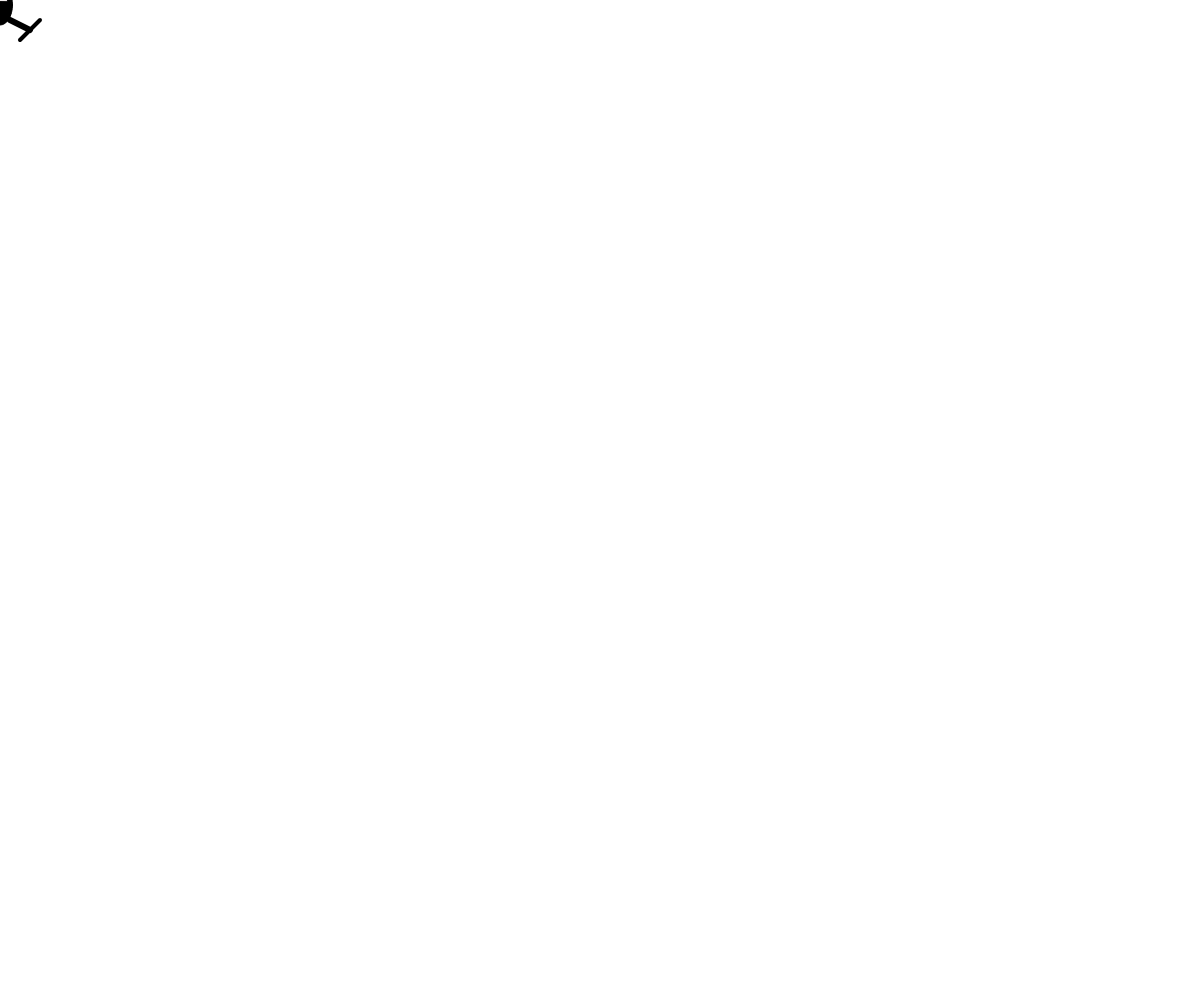
Frame 1 (no input)
Frame 60 (no input): identical to frame 1, image omitted
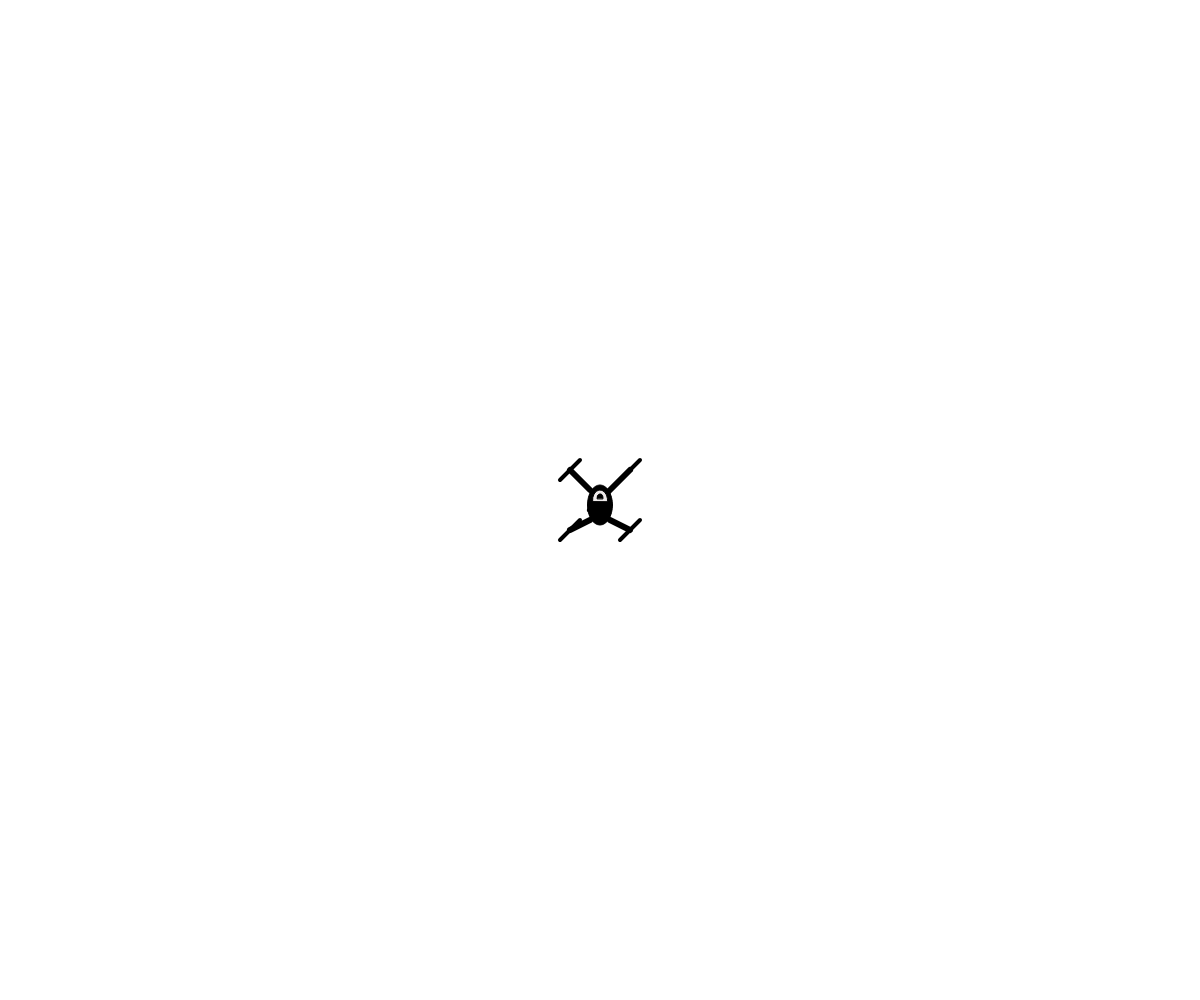
Frame 120 (the mouse pressed at the canvas centre since frame 60)

The p5.js sketch that drew these frames (run headless with seeded random() and noise() and a simulated clock; from frame 60 on, the mouse is pressed at the canvas centre):

// p5.js sketch
// ── sketch.js
  /**
  * This project is a cyclopse drone that alligns
  * with the mouse, whosepropellors spin at
  * different speeds based on it's position
  * on the canvas.
  */

//setting up the canvas size ( windowWidth, windowHeight) within the function setup
  function setup()  {
    createCanvas( windowWidth, windowHeight);
  }

// setting up variables for the propellors rotation
var propEvenRotation = 0;
var propEvenAngle = 0;
var propOddRotation = 0;
var propOddAngle = 0;

//setting up the draw function
function draw() {
  //redraw (white) background each frame
  background( 'rgb(256, 256, 256)');
  // remove the cursor so that the drone becomes the cursor.
  noCursor();

  //Update Values
  //even propellor rotation will be based on mouseY pos
  //add - 10 so that the propellor has a limit
  propEvenRotation = (mouseY * 0.3);
  // Have even propangle equal itself plus propRotation
  propEvenAngle = propEvenAngle + propEvenRotation;

  //Update Values
  //odd propellor rotation will be based on mouseY pos
  //add - 10 so that the propellor has a limit
  propOddRotation = (mouseX * -0.3);
  // Have odd propangle equal itself plus propRotation
  propOddAngle = propOddAngle + propOddRotation;

  //*********************
  // Drone Sandbox
  //*********************

  //have drone follow the mouse
  translate( mouseX, mouseY );

  //drone propellor one
  push();
    // move propellor one to position
    translate(-30, -30);
    // rotate drone based on mouse position
    rotate( radians(propOddAngle) );
    //propellor one
      //color
      stroke('black');
      //thickness
      strokeWeight(4);
      line (-10, 10, 10, -10);
  pop();

  //drone propellor two
  push();
    // move propellor two to position
    translate(30, -30);
    // rotate drone based on mouse position
    rotate( radians(propEvenAngle) );
    //propellor two
      //color
      stroke('black');
      //thickness
      strokeWeight(4);
      line (-10, 10, 10, -10);
  pop();

  //drone propellor three
  push();
    // move propellor three to position
    translate(30, 30);
    // rotate drone based on mouse position
    rotate( radians(propOddAngle) );
    //propellor three
      //color
      stroke('black');
      //thickness
      strokeWeight(4);
      line (-10, 10, 10, -10);
  pop();

  //drone propellor four
  push();
    // move propellor two to position
    translate(-30, 30);
    // rotate drone based on mouse position
    rotate( radians(propEvenAngle) );
    //propellor four
      //color
      stroke('black');
      //thickness
      strokeWeight(4);
      line (-10, 10, 10, -10);
  pop();

  //drone body
  push();
    //color
    fill ('black');
    // shape
    ellipse (0, 5, 25, 40);
    pop();

  //drone arms
  push();
    // arm one
      //color
      stroke('black');
      //thickness
      strokeWeight(6);
      line ( -10, -10, -30, -30);
    // arm two
      //color
      stroke('black');
      //thickness
      strokeWeight(6);
      line ( -10, 10, 30, -30);
    // arm three
      //color
      stroke('black');
      //thickness
      strokeWeight(6);
      line ( 10, 20, 30, 30);
    // arm two
      //color
      stroke('black');
      //thickness
      strokeWeight(6);
      line ( -10, 20, -30, 30);
  pop();

    // eye cause it's a cyclopse drone
  push();
    // position eye
    translate (0, 0);
    // Eye
      fill( 'rgb(238, 234, 234)');
      arc(0, 0, 15, 20, 9.25, 12.75, CHORD);
    // pupil
      fill( 'rgb(00, 00, 00)');
      arc(0, -2, 6, 8, 9.25, 12.75, CHORD);
    //

  pop();

}
